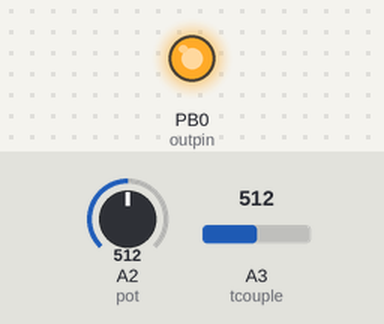
Bench run of a sketch on a simulated ATtiny85, built with avr-gcc and run on an emulated ATtiny85. Parts: output pins drawn as LEDs (lit = HIGH). Inputs (shaded band) come from the test bench; at power-on: A2 (pot) = 512, A3 (tcouple) = 512.

Above: at 0.45 s.
At 38.1 s:
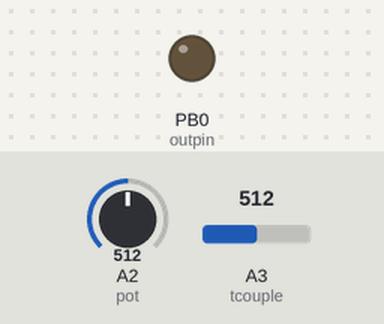
Timing chart, 0 to 98.0 s (numbered marks = the images above):
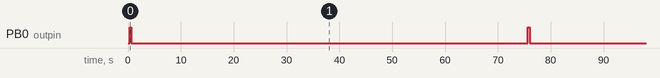

Measured:
- by itself, PB0 (outpin): alternates HIGH for 0.29 s and LOW for 75.1 s

The sketch:

solder.ino
```cpp
//#include "SerialSend.h"
//#define Ser mySerial
//SerialSend mySerial(1);

#include <SoftwareSerial.h>
#define Ser mySerial
SoftwareSerial mySerial(2, 1); // RX=D2=#7, TX=D1=#6

enum {
    // USE tiny85, internal-1MHz LFUSE:62h-default-NOT WORKING SoftwareSerial, internal 8MHz: lfuse:E2h
    // avrdude -pattiny85 -Ulfuse:w:0xE2:m
    tcouple=A3,// D3, #2, referenced to INTERAL 1100mV
    pot=A2,   // D4, #3 <-POT_mid, POT_hi -> +5v, POT_low -> GND
    outpin=0, // D0, #5, PDM-output
    out_inv=1,
    vref=1100, vref_corr=-88 /* AMP=1003.2mv=1100(1-88/1000)*/,
    amp=55, amp_corr=-291 /* AMP=38.995 = 55(1-291/1000)*/,
    pot_250=11625, pot_low=6202, pot_hi=22526, /* uVolts of TC */
    off_corr=-16, /* mVolts. uV = AMP * (ADC*VREF + OFF_CORR) */
    outmax=256L,
};


#include <EEPROM.h>
byte eerd(int a) { return EEPROM.read(a); }
void eewr(int a, byte d) { EEPROM.write(a,d); }

//#define Ser Serial
//enum {tcouple=A1, pot=A0, output=9,
//    out_inv=1, vref=1100, vref_corr=-17/*1.081*/, amp=55, amp_corr=30/*56.6*/, pot_250=11625, pot_low=6202, pot_hi=22526, off_corr=0 };

// working values
uint32_t sec;
uint8_t acc, pwr;
int16_t tcx,potx,tcu;
int16_t tset;
int16_t pv;
int32_t prev_e;
int32_t I;

#define CRC_START 0xFFFF
uint16_t crc;

// non-reserved param
uint8_t en_pid,en_pot,en_disp;

// reserved param
#define PAR_N 7
int16_t eparam[PAR_N];
#define DBVERSION 2
#define dbv eparam[0]
#define pb eparam[1]
#define si eparam[2]
#define sd eparam[3]
#define ampc eparam[4]
#define vrefc eparam[5]
#define offc eparam[6]


void pdefault()
{
  pb=841; si=20; sd=0; I=0;
  ampc=amp_corr;
  vrefc=vref_corr;
  offc=off_corr;
  dbv = DBVERSION;
}

void crcEEprom()
{
  crc = CRC_START;
  for(int i=2, j=0; j < PAR_N; j++) {
    calculateCRC(eerd(i++));
    calculateCRC(eerd(i++));
  }
}

void pwrite()
{
  int i;
  byte* p = (byte*)(void*)eparam;
  dbv = DBVERSION;
  for(int j=0, i=2; j < PAR_N; j++) {
      eewr(i++, *p++);
      eewr(i++, *p++);
  }

  crcEEprom();
  eewr(0, lowByte(crc));
  eewr(1, highByte(crc));
  Ser.println(crc,HEX);
}

int pload()
{
  int i;
  byte* p = (byte*)(void*)eparam;

  crcEEprom();
  Ser.println(crc,HEX);
  if (crc != word(eerd(1), eerd(0))) return 0;
  i=2;
  *p++ = eerd(i++);
  *p++ = eerd(i++);
  if (dbv != DBVERSION) return 0;

  for(int j=1; j < PAR_N; j++) {
          *p++ = eerd(i++);
          *p++ = eerd(i++);
  }
  return 1;
}

void disp() {
  Ser.print(pv);
  Ser.print(' ');
  Ser.print(tset);
  Ser.print(' ');
  Ser.println(pwr);
}

void pid()
{
  int32_t r,e,de,imax;

  e = tset - pv;
  e *= outmax;
  de= e-prev_e;
  prev_e=e;
  // sample rate sr=1/h, h=dt=timestep,
  imax = outmax*si; // I-limit
  if (pb == 0) return;
  r = I + e/((int32_t)pb); // integrate
  if (r < 0) r=0; else if (r > imax) r=imax; // I-saturation
  I=r;
  if (si != 0) r/=si; // I-paer
  // I-part=int(e*outmax/(pb*si))=outmax/pb * 1/(si*h) * int(e*h)
  // or I=kp*ki*int(e*h)=1/pb * 1/Ti * int(e*h)
  // here 1/Ti = outmax/(si*h), Ti = si*h/outmax
  // if Ti' in samples: Ipart = k*int(e); k=1/pb * 1/(Ti/h); Ti'=Ti/h=Ti*sr
  // Ti'=si/outmax, si=Ti'*outmax, classic Ti=Ti'/sr=si/sr/outmax=si*h/outmax
  r += (e + sd*de)/pb;     // P-part D-part
  // P-part = e*outmax/pb or P=kp*e  classic kp=outmax/pb
  // D-part = de*outmax*sd/pb or D=kp*kd*de/h=kp*Td * de/h
  // if Td' in samples Td'=Td/h D=kp*Td' * de=1/pb * Td' * de
  // Td'=sd/outmax sd=Td'*outmax, classic Td=Td'/sr=sd/outmax/sr=sd*h/outmax
  if (r < 0) r = 0; else if (r >= outmax) r=outmax-1; // output saturation
  pwr=r;
}

void srecv()
{

    switch(Ser.read()) {
      case '?': Ser.print('e'); Ser.println(en_pid);
                Ser.print('r'); Ser.println(en_pot);
                Ser.print('d'); Ser.println(en_disp);
                Ser.print('a'); Ser.println(ampc);
                Ser.print('u'); Ser.println(vrefc);
                Ser.print('o'); Ser.println(offc);
                Ser.print("bp"); Ser.println(pb);
                Ser.print("bi"); Ser.println(si);
                Ser.print("bd"); Ser.println(sd);
                Ser.println("W[!Z]");
                Ser.print("I"); Ser.println(I);
                Ser.print("xT"); Ser.println(tcx);
                Ser.print("uT"); Ser.println(tcu);
                Ser.print("xP"); Ser.println(potx);
            break;
      default:
      err_default:
        Ser.println('?'); break;
      case 'p': pwr = Ser.parseInt(); break;
      case 't': tset = Ser.parseInt(); break;
      case 'e': en_pid = Ser.parseInt(); break;
      case 'r': en_pot = Ser.parseInt(); break;
      case 'd': en_disp = Ser.parseInt(); break;
      case 'a': ampc = Ser.parseInt(); break;
      case 'u': vrefc = Ser.parseInt(); break;
      case 'o': offc = Ser.parseInt(); break;
      case 'W': switch(Ser.read()) {
          case '!': pwrite(); break;
          case 'Z': pdefault(); break;
          default: goto err_default;
          }

      case 'b': switch(Ser.read()) {
          case 'p': pb= Ser.parseInt(); break;
          case 'i': si= Ser.parseInt(); break;
          case 'd': sd= Ser.parseInt(); break;
          default: goto err_default;
          }
    }
}

void tcread()
{
  int32_t v;
  analogReference(INTERNAL);
  tcx = analogRead(tcouple);
  delay(50);
  tcx = analogRead(tcouple);
  v = vref*(1000L + vrefc);
  v /= 100L;
  v *= tcx;
  v /= 10240;  // mV = x/1024 * Vref*(1+refc/1000)
  v += offc;
  tcu=v;
  v = v*100000L;
  v /= ((int32_t)amp*100L+(int32_t)amp*(int32_t)ampc/10L); // uV = mV * 1000 / [amp * (1+ampc/1000)]
  pv = v;
}

void potread()
{
  analogReference(DEFAULT);
  potx = analogRead(pot);
  delay(5);
  potx = analogRead(pot);
  tset = map(potx, 0,1024, pot_low,pot_hi);
}

uint8_t dtimer(int dt)
{
  uint32_t ms = millis();
  if (ms > sec+dt) {sec=ms; return 1;}
  return 0;
}

void pwrout()
{
  uint8_t t;
  t = acc+pwr;
  digitalWrite(outpin, (acc>t)?0:1);
  acc=t;
}

void setup()
{
  Ser.begin(9600);
  pinMode(outpin,OUTPUT);
  pwr=128;
  tset=pot_250;
  en_pid=1;
  en_pot=1;
  en_disp=1;
  pdefault();
  if(!pload()) Ser.println("Invalid EEPROM");
}

void loop()
{
  if (Ser.available()) srecv();
  if (dtimer(250)) {
      tcread();
      if (en_pot) potread();
      if (en_pid) pid(); else I=0;
      pwrout();
  }
  if(en_disp) disp();
  delay(100);
}

/* CRC16 Definitions */

static const uint16_t crc_table[16] = {
  0x0000, 0xcc01, 0xd801, 0x1400, 0xf001, 0x3c00, 0x2800, 0xe401,
  0xa001, 0x6c00, 0x7800, 0xb401, 0x5000, 0x9c01, 0x8801, 0x4400
};

uint16_t calculateCRC(byte x)
{
  crc ^= x;
  crc = (crc >> 4) ^ crc_table[crc & 0x0f];
  crc = (crc >> 4) ^ crc_table[crc & 0x0f];
  return crc;
}
```

SerialSend.cpp
```cpp
#include <Arduino.h>
#include "SerialSend.h"

/* static */
inline void SerialSend::tunedDelay(uint16_t delay) {
  uint8_t tmp=0;
  asm volatile("sbiw    %0, 0x01 \n\t"
    "ldi %1, 0xFF \n\t"
    "cpi %A0, 0xFF \n\t"
    "cpc %B0, %1 \n\t"
    "brne .-10 \n\t"
    : "+r" (delay), "+a" (tmp)
    : "0" (delay)
    );
}

#if F_CPU == 16000000
#define XMIT_DELAY 233
#define XMIT_START_ADJUSTMENT 5
#elif F_CPU == 8000000
#define XMIT_DELAY 112
#define XMIT_START_ADJUSTMENT 4
#elif F_CPU == 20000000
#define XMIT_DELAY  294
#define XMIT_START_ADJUSTMENT 6
#else
#error This version of SoftwareSerial supports only 20, 16 and 8MHz processors
#endif

void SerialSend::begin(long speed)
{
  pinMode(pin,OUTPUT);
  digitalWrite(pin, 1);
  _tx_delay = XMIT_DELAY;
}


size_t SerialSend::write(uint8_t b)
{
  uint8_t oldSREG = SREG;
  cli();  // turn off interrupts for a clean txmit

  digitalWrite(pin,0);
  tunedDelay(_tx_delay + XMIT_START_ADJUSTMENT);
  for (byte mask = 0x01; mask; mask <<= 1) {
    if (b & mask) digitalWrite(pin,1);
       else       digitalWrite(pin,0);
    tunedDelay(_tx_delay);
  }
  digitalWrite(pin,1);
  SREG = oldSREG; // turn interrupts back on
  tunedDelay(_tx_delay);

  return 1;
}
```

SerialSend.h
```cpp
#include <Stream.h>

class SerialSend : public Stream
{
private:
  uint16_t _tx_delay;
  uint8_t pin;
  static inline void tunedDelay(uint16_t delay);
public:
  // public methods
  SerialSend(uint8_t transmitPin) {   pin=transmitPin; }
  ~SerialSend() { }
  void begin(long speed);
  virtual size_t write(uint8_t byte);
  int peek() { return -1; }
  virtual int read() { return -1; }
  virtual int available() { return 0; }
  virtual void flush() { }
  using Print::write;
};
```
